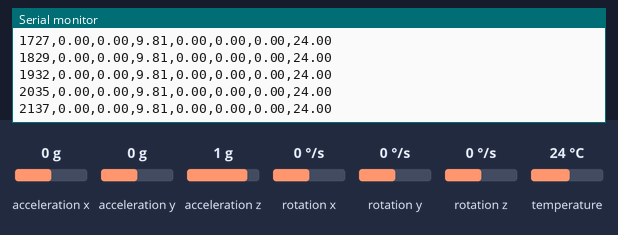
The program below on a simulated ESP32. Shown: the last lines printed to the serial monitor. The test bench sets the inputs (shaded band); at power-on: acceleration x 0 g, acceleration y 0 g, acceleration z 1 g, rotation x 0 °/s, rotation y 0 °/s, rotation z 0 °/s, temperature 24 °C.

Above: at 2.2 s.
2.3 s: acceleration x set to -1.4 g
At 2.35 s:
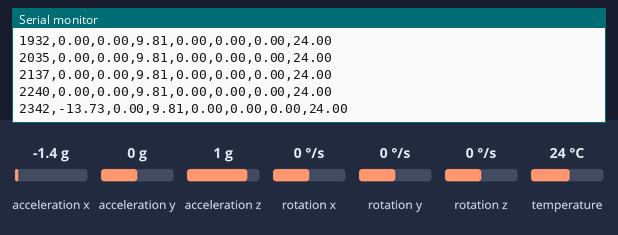
3.8 s: acceleration y set to -1.4 g
At 3.88 s:
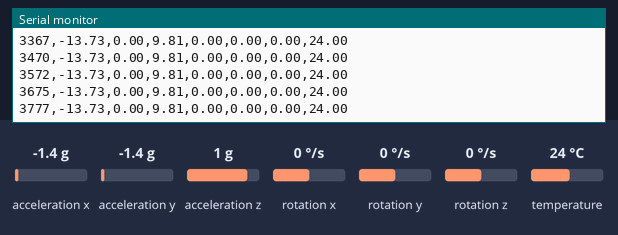
5.3 s: acceleration z set to -1.4 g
At 5.32 s:
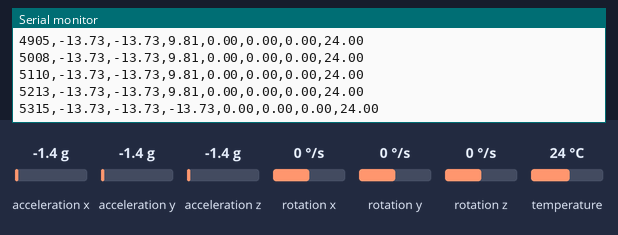
6.8 s: rotation x set to -192 °/s
At 6.86 s:
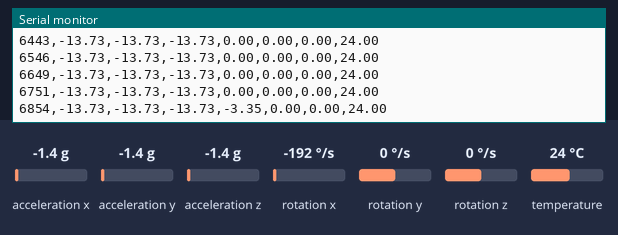
8.3 s: rotation y set to -192 °/s
At 8.4 s:
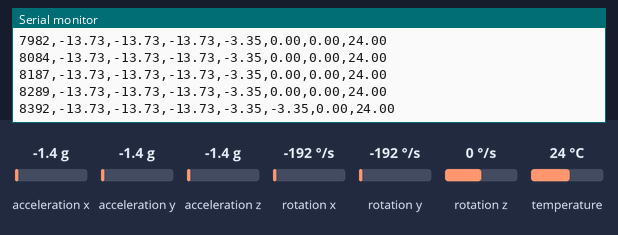
Timing chart, 0 to 10.8 s (numbered marks = the images above; inputs shaded):
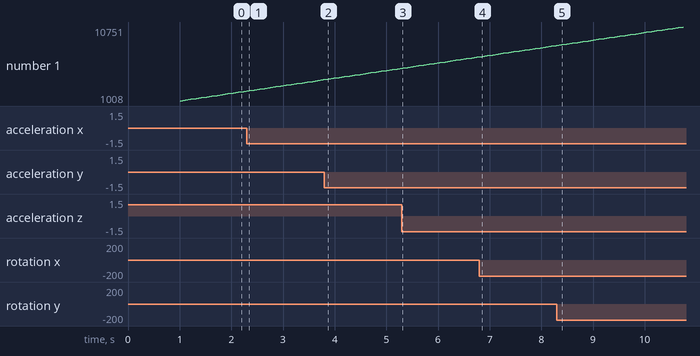

The program:

main.cpp
```cpp
#include <Arduino.h>
#include <Wire.h>
#include <Adafruit_MPU6050.h>
#include <Adafruit_Sensor.h>

Adafruit_MPU6050 mpu;

void setup()
{
  Serial.begin(115200);
  delay(1000);
  Serial.println("=== ESP32 + MPU6050 Communication Test ===");

  Wire.begin(21, 22); // SDA, SCL
  if (!mpu.begin())
  {
    Serial.println("MPU6050 not found! Check wiring and power.");
    while (1)
      delay(1000);
  }
  Serial.println("MPU6050 detected and initialized.");

  mpu.setAccelerometerRange(MPU6050_RANGE_8_G);
  mpu.setGyroRange(MPU6050_RANGE_500_DEG);
  mpu.setFilterBandwidth(MPU6050_BAND_21_HZ);

  Serial.println("time_ms,accel_x,accel_y,accel_z,gyro_x,gyro_y,gyro_z,temp_c");
}

void loop()
{
  sensors_event_t accel, gyro, temp;
  mpu.getEvent(&accel, &gyro, &temp);

  Serial.print(millis());
  Serial.print(",");
  Serial.print(accel.acceleration.x);
  Serial.print(",");
  Serial.print(accel.acceleration.y);
  Serial.print(",");
  Serial.print(accel.acceleration.z);
  Serial.print(",");
  Serial.print(gyro.gyro.x);
  Serial.print(",");
  Serial.print(gyro.gyro.y);
  Serial.print(",");
  Serial.print(gyro.gyro.z);
  Serial.print(",");
  Serial.println(temp.temperature);

  delay(100); // ~10 samples per second
}
```

Measured:
- after the input at 2.3 s, the serial monitor: prints a new line at once (image 1)
- after the input at 5.3 s, the serial monitor: prints a new line at once (image 3)
- after the input at 6.8 s, the serial monitor: prints a new line after 0.05 s (image 4)
- after the input at 8.3 s, the serial monitor: prints a new line after 0.09 s (image 5)
